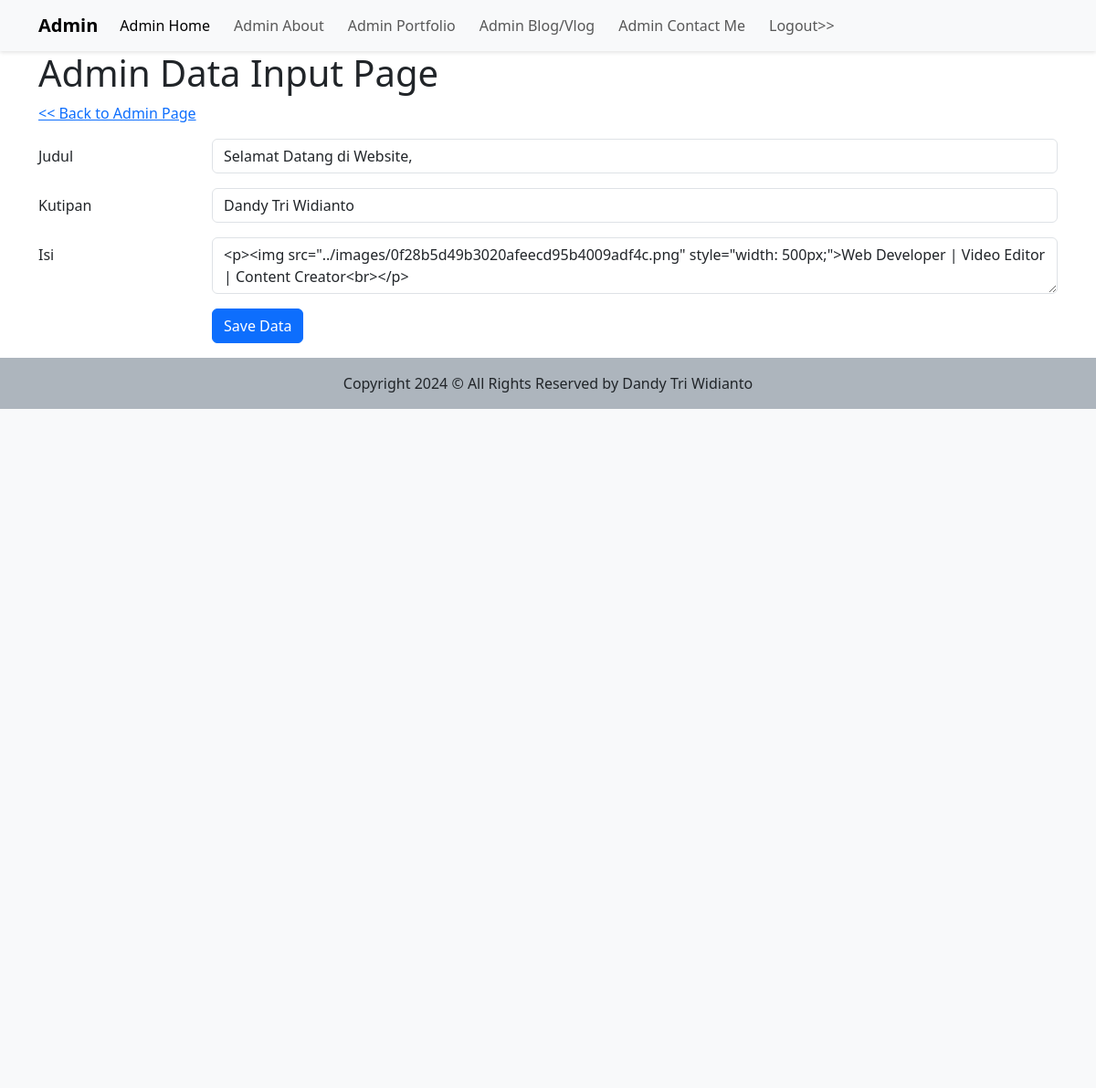
The page /admin/dashboard_input.php?id=1 on the database its author committed.
### tables this page shows
CREATE TABLE `dashboard` (
  `id` int(11) NOT NULL,
  `title` varchar(255) NOT NULL,
  `quote` varchar(255) NOT NULL,
  `description` text NOT NULL,
  `date_of_contents` timestamp NOT NULL DEFAULT current_timestamp() ON UPDATE current_timestamp()
);

### admin/dashboard_input.php (the view, shortened to what this page needs)
<?php include("include_header.php") ?>
<?php
$judul      = "";
$kutipan    = "";
$isi        = "";
if(isset($_GET['id'])) {
    $id = $_GET['id'];
} else {
    $id = "";
}
if($id != "") {
    $sql1 = "SELECT * FROM dashboard WHERE id = '$id'";
    $q1 = mysqli_query($connect, $sql1);
    $r1 = mysqli_fetch_array($q1);
    $judul = $r1['title'];
    $kutipan = $r1['quote'];
    $isi = $r1['description'];
}
?>
<h1>Admin Data Input Page</h1>
<div class="mb-3 row">
    <a href="dashboard.php">
        << Back to Admin Page</a>
</div>
<form action="" method="POST">
    <div class="mb-3 row">
        <label for="judul" class="col-sm-2 col-form-label">Judul</label>
        <div class="col-sm-10">
            <input type="text" class="form-control" id="judul" value="<?php echo $judul ?>" name="judul">
        </div>
    </div>
    <div class="mb-3 row">
        <label for="kutipan" class="col-sm-2 col-form-label">Kutipan</label>
        <div class="col-sm-10">
            <input type="text" class="form-control" id="kutipan" value="<?php echo $kutipan ?>" name="kutipan">
        </div>
    </div>
    <div class="mb-3 row">
        <label for="isi" class="col-sm-2 col-form-label">Isi</label>
        <div class="col-sm-10">
            <textarea name="isi" class="form-control" id="summernote"><?php echo $isi ?></textarea>
        </div>
    </div>
    <div class="mb-3 row">
        <div class="col-sm-2"></div>
        <div class="col-sm-10">
            <input type="submit" name="simpan" id="" value="Save Data" class="btn btn-primary">
        </div>
    </div>
</form>
<?php include("include_footer.php") ?>

### rows shown on the page
dashboard: judul "Selamat Datang di Website,", kutipan "Dandy Tri Widianto", isi "<p><img src=\"../images/0f28b5d49b3020afeecd95b4009adf4c.png\" style=\"width: 500px;\">Web Developer | Video Editor | Content Creator<br></p>"
